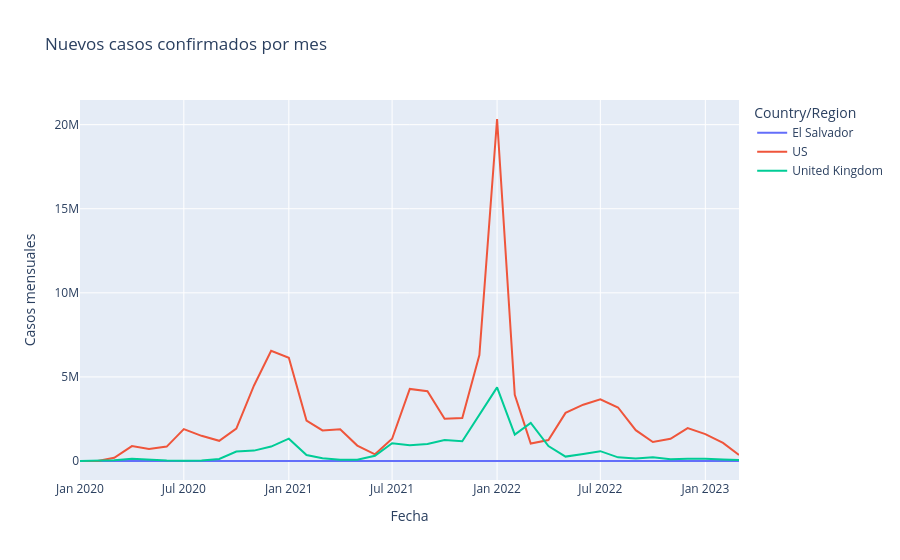

The notebook cell this image was saved under:
### Markdown cell above
Nuevo problema, ahora no se observa un pico. Esto confirma que los datos son acumulativos, registrando la suma de los casos confirmados. Entonces, para obtener la cantidad de casos confirmados por día, tendría que hacerse una diferencia entre los días: La cantidad de casos confirmados de este día menos los de ayer; o en este caso, los meses.

### Code cell
for_real_result = df.groupby(['Country/Region', 'YearMonth'])['Confirmed'].max().reset_index()
for_real_result['NewCases'] = for_real_result.groupby(['Country/Region'])['Confirmed'].diff().fillna(0)

real_subset = for_real_result[for_real_result['Country/Region'].isin(countries)]
real_subset['YearMonth'] = real_subset['YearMonth'].dt.strftime('%Y-%m')

fig = plt.line(
    real_subset,
    x = 'YearMonth',
    y = 'NewCases',
    color = 'Country/Region',
    title = 'Nuevos casos confirmados por mes'
)

fig.update_layout(
    xaxis_title = 'Fecha',
    yaxis_title = 'Casos mensuales',
    hovermode = 'x unified'
)

fig.show()

### Figure 1 — Plotly figure (JSON) as saved in the notebook; plotly's stock layout.template omitted (floating-point values rounded to 4 significant figures)
{"data": [{"hovertemplate": "Country/Region=El Salvador<br>YearMonth=%{x}<br>NewCases=%{y}<extra></extra>", "legendgroup": "El Salvador", "line": {"color": "#636efa", "dash": "solid"}, "marker": {"symbol": "circle"}, "mode": "lines", "name": "El Salvador", "orientation": "v", "showlegend": true, "type": "scatter", "x": ["2020-01", "2020-02", "2020-03", "2020-04", "2020-05", "2020-06", "2020-07", "2020-08", "2020-09", "2020-10", "2020-11", "2020-12", "2021-01", "2021-02", "2021-03", "2021-04", "2021-05", "2021-06", "2021-07", "2021-08", "2021-09", "2021-10", "2021-11", "2021-12", "2022-01", "2022-02", "2022-03", "2022-04", "2022-05", "2022-06", "2022-07", "2022-08", "2022-09", "2022-10", "2022-11", "2022-12", "2023-01", "2023-02", "2023-03"], "xaxis": "x", "y": [0.0, 0.0, 32.0, 363.0, 2122.0, 3921.0, 10190.0, 9097.0, 3348.0, 4749.0, 5115.0, 7301.0, 8724.0, 5215.0, 4545.0, 4472.0, 4504.0, 5064.0, 7854.0, 7440.0, 10290.0, 9074.0, 6381.0, 2142.0, 13160.0, 21260.0, 4688.0, 1037.0, 666.0, 6891.0, 21170.0, 10970.0, 0.0, 0.0, 0.0, 0.0, 0.0, 0.0, 0.0], "yaxis": "y"}, {"hovertemplate": "Country/Region=US<br>YearMonth=%{x}<br>NewCases=%{y}<extra></extra>", "legendgroup": "US", "line": {"color": "#EF553B", "dash": "solid"}, "marker": {"symbol": "circle"}, "mode": "lines", "name": "US", "orientation": "v", "showlegend": true, "type": "scatter", "x": ["2020-01", "2020-02", "2020-03", "2020-04", "2020-05", "2020-06", "2020-07", "2020-08", "2020-09", "2020-10", "2020-11", "2020-12", "2021-01", "2021-02", "2021-03", "2021-04", "2021-05", "2021-06", "2021-07", "2021-08", "2021-09", "2021-10", "2021-11", "2021-12", "2022-01", "2022-02", "2022-03", "2022-04", "2022-05", "2022-06", "2022-07", "2022-08", "2022-09", "2022-10", "2022-11", "2022-12", "2023-01", "2023-02", "2023-03"], "xaxis": "x", "y": [0.0, 17.0, 192100.0, 889100.0, 710400.0, 857200.0, 1900000.0, 1498000.0, 1200000.0, 1930000.0, 4492000.0, 6552000.0, 6137000.0, 2407000.0, 1815000.0, 1889000.0, 918400.0, 395900.0, 1325000.0, 4288000.0, 4145000.0, 2514000.0, 2553000.0, 6301000.0, 20340000.0, 3938000.0, 1040000.0, 1245000.0, 2861000.0, 3348000.0, 3670000.0, 3183000.0, 1833000.0, 1130000.0, 1322000.0, 1952000.0, 1598000.0, 1081000.0, 359200.0], "yaxis": "y"}, {"hovertemplate": "Country/Region=United Kingdom<br>YearMonth=%{x}<br>NewCases=%{y}<extra></extra>", "legendgroup": "United Kingdom", "line": {"color": "#00cc96", "dash": "solid"}, "marker": {"symbol": "circle"}, "mode": "lines", "name": "United Kingdom", "orientation": "v", "showlegend": true, "type": "scatter", "x": ["2020-01", "2020-02", "2020-03", "2020-04", "2020-05", "2020-06", "2020-07", "2020-08", "2020-09", "2020-10", "2020-11", "2020-12", "2021-01", "2021-02", "2021-03", "2021-04", "2021-05", "2021-06", "2021-07", "2021-08", "2021-09", "2021-10", "2021-11", "2021-12", "2022-01", "2022-02", "2022-03", "2022-04", "2022-05", "2022-06", "2022-07", "2022-08", "2022-09", "2022-10", "2022-11", "2022-12", "2023-01", "2023-02", "2023-03"], "xaxis": "x", "y": [0.0, 59.0, 38420.0, 139100.0, 78600.0, 27560.0, 19470.0, 32690.0, 117400.0, 558400.0, 618000.0, 859100.0, 1328000.0, 359400.0, 169200.0, 70840.0, 70720.0, 313600.0, 1056000.0, 933100.0, 1017000.0, 1251000.0, 1171000.0, 2709000.0, 4378000.0, 1571000.0, 2261000.0, 890900.0, 262200.0, 419800.0, 584100.0, 217300.0, 151100.0, 225600.0, 99680.0, 136900.0, 139300.0, 95790.0, 55160.0], "yaxis": "y"}], "layout": {"hovermode": "x unified", "legend": {"title": {"text": "Country/Region"}, "tracegroupgap": 0}, "title": {"text": "Nuevos casos confirmados por mes"}, "xaxis": {"anchor": "y", "domain": [0, 1], "title": {"text": "Fecha"}}, "yaxis": {"anchor": "x", "domain": [0, 1], "title": {"text": "Casos mensuales"}}}}
